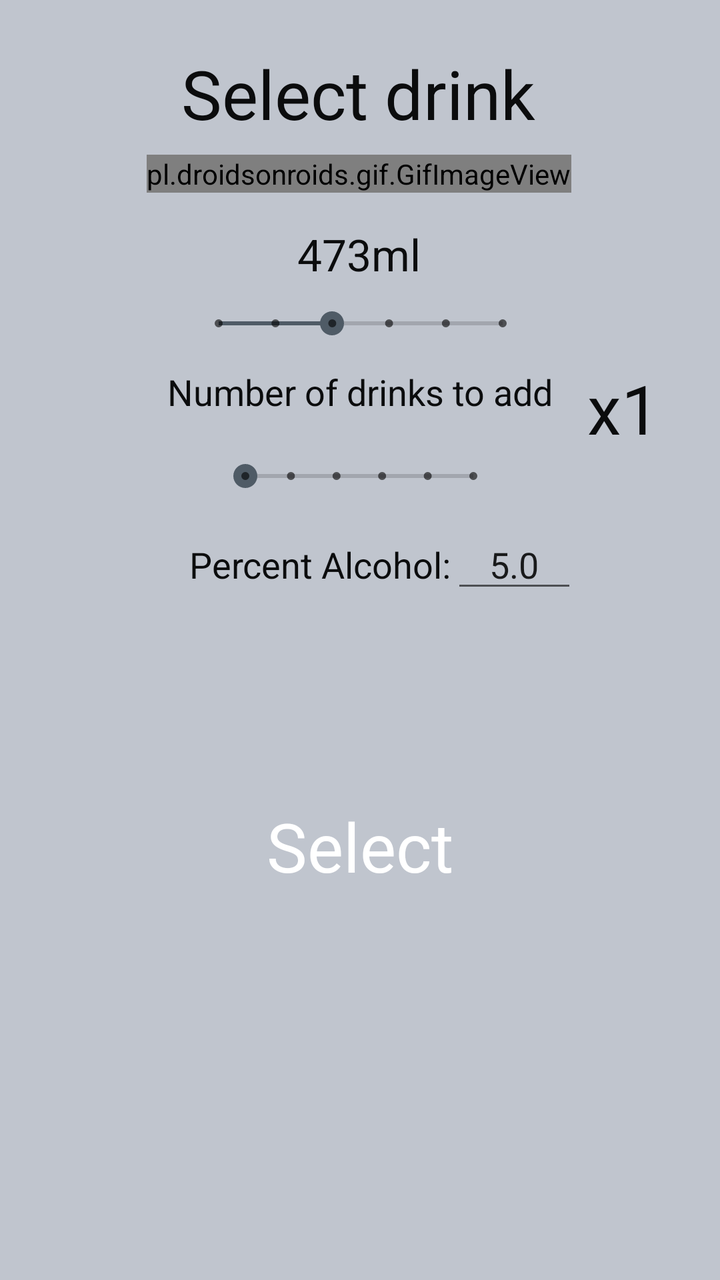
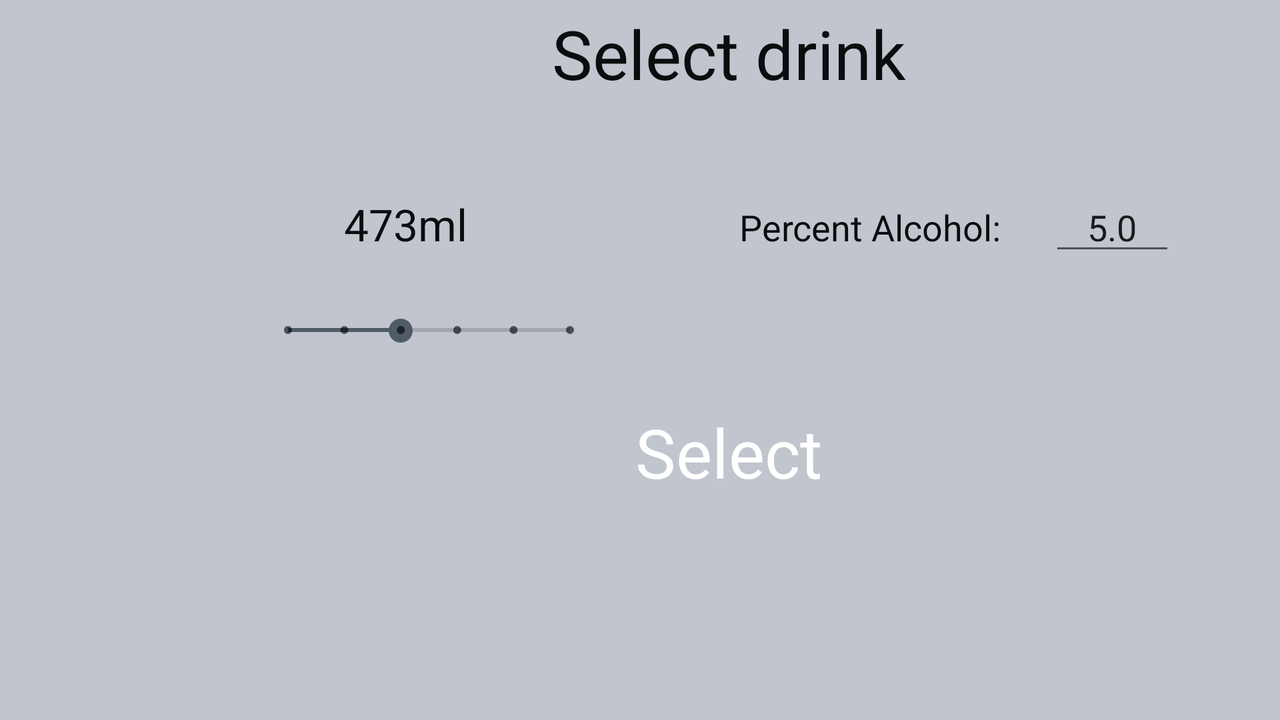

An Android layout and its configuration variant, each rendered on a device that would load it. The default file and the variant file are quoted in full after the pictures.
<!-- AndroidManifest.xml: application theme AppTheme -->
<!-- res/layout/beer_wizard_fragment.xml -->
<?xml version="1.0" encoding="utf-8"?>
<layout xmlns:android="http://schemas.android.com/apk/res/android"
    xmlns:app="http://schemas.android.com/apk/res-auto"
    xmlns:tools="http://schemas.android.com/tools"
    tools:context="com.example.android.frag.BeerWizardFragment">

    <androidx.constraintlayout.widget.ConstraintLayout
        android:layout_width="match_parent"
        android:layout_height="match_parent"
        android:background="@color/lightest"
        android:orientation="vertical">


        <TextView
            android:id="@+id/text_prompt_label"
            android:layout_width="wrap_content"
            android:layout_height="wrap_content"
            android:layout_marginTop="24dp"
            android:text="Select drink"
            android:textAppearance="@style/TextAppearance.AppCompat.Display1"
            android:textColor="@color/black"
            app:layout_constraintEnd_toEndOf="parent"
            app:layout_constraintHorizontal_bias="0.495"
            app:layout_constraintStart_toStartOf="parent"
            app:layout_constraintTop_toTopOf="parent" />

        <SeekBar
            android:id="@+id/seekbar_beer_ml"
            style="@style/Widget.AppCompat.SeekBar.Discrete"
            android:layout_width="174dp"
            android:layout_height="16dp"
            android:layout_marginTop="12dp"
            android:max="5"
            android:progress="2"
            app:layout_constraintEnd_toEndOf="parent"
            app:layout_constraintHorizontal_bias="0.502"
            app:layout_constraintStart_toStartOf="parent"
            app:layout_constraintTop_toBottomOf="@+id/text_beer_ml" />

        <SeekBar
            android:id="@+id/seekbar_num_drinks"
            style="@style/Widget.AppCompat.SeekBar.Discrete"
            android:layout_width="146dp"
            android:layout_height="20dp"
            android:layout_marginTop="20dp"
            android:max="5"
            android:progress="0"
            app:layout_constraintEnd_toEndOf="parent"
            app:layout_constraintHorizontal_bias="0.498"
            app:layout_constraintStart_toStartOf="parent"
            app:layout_constraintTop_toBottomOf="@+id/textview_num_drink_label" />

        <pl.droidsonroids.gif.GifImageView
            android:id="@+id/imageView"
            android:layout_width="wrap_content"
            android:layout_height="wrap_content"
            android:layout_marginTop="8dp"
            android:background="@drawable/full_beer"
            android:text=""
            app:layout_constraintEnd_toEndOf="parent"
            app:layout_constraintHorizontal_bias="0.496"
            app:layout_constraintStart_toStartOf="parent"
            app:layout_constraintTop_toBottomOf="@+id/text_prompt_label" />

        <TextView
            android:id="@+id/text_beer_ml"
            android:layout_width="wrap_content"
            android:layout_height="wrap_content"
            android:layout_marginTop="16dp"
            android:text="473ml"
            android:textAppearance="@style/TextAppearance.AppCompat.Large"
            android:textColor="@color/black"
            app:layout_constraintEnd_toEndOf="parent"
            app:layout_constraintHorizontal_bias="0.498"
            app:layout_constraintStart_toStartOf="parent"
            app:layout_constraintTop_toBottomOf="@+id/imageView" />

        <TextView
            android:id="@+id/text_abv_label"
            android:layout_width="wrap_content"
            android:layout_height="0dp"
            android:layout_marginTop="22dp"
            android:text="Percent Alcohol:"
            android:textAppearance="@style/TextAppearance.AppCompat.Medium"
            android:textColor="@color/black"
            app:layout_constraintEnd_toEndOf="parent"
            app:layout_constraintHorizontal_bias="0.414"
            app:layout_constraintStart_toStartOf="parent"
            app:layout_constraintTop_toBottomOf="@+id/seekbar_num_drinks" />

        <EditText
            android:id="@+id/edittext_abv"
            android:layout_width="63dp"
            android:layout_height="45dp"
            android:gravity="bottom|center_horizontal"
            android:inputType="numberDecimal"
            android:text="5.0"
            android:textAppearance="@style/TextAppearance.AppCompat.Medium"
            app:layout_constraintBaseline_toBaselineOf="@+id/text_abv_label"
            app:layout_constraintEnd_toEndOf="parent"
            app:layout_constraintHorizontal_bias="0.0"
            app:layout_constraintStart_toEndOf="@+id/text_abv_label" />


        <Button
            android:id="@+id/button_select_drink"
            android:layout_width="113dp"
            android:layout_height="61dp"
            android:layout_marginBottom="88dp"
            android:background="@drawable/button_style"
            android:text="Select"
            android:textAppearance="@style/TextAppearance.AppCompat.Display1"
            android:textColor="#FFFFFF"
            app:layout_constraintBottom_toBottomOf="parent"
            app:layout_constraintEnd_toEndOf="parent"
            app:layout_constraintStart_toStartOf="parent"
            app:layout_constraintTop_toBottomOf="@+id/text_abv_label" />

        <TextView
            android:id="@+id/textview_num_drink_label"
            android:layout_width="wrap_content"
            android:layout_height="wrap_content"
            android:layout_marginTop="14dp"
            android:text="Number of drinks to add"
            android:textColor="@color/black"
            android:textAppearance="@style/TextAppearance.AppCompat.Medium"
            app:layout_constraintEnd_toEndOf="parent"
            app:layout_constraintStart_toStartOf="parent"
            app:layout_constraintTop_toBottomOf="@+id/seekbar_beer_ml" />

        <TextView
            android:id="@+id/textview_num_drinks"
            android:layout_width="wrap_content"
            android:layout_height="wrap_content"
            android:layout_marginStart="8dp"
            android:layout_marginTop="112dp"
            android:text="x1"
            android:textAppearance="@style/TextAppearance.AppCompat.Display1"
            android:textColor="@color/black"
            app:layout_constraintStart_toEndOf="@+id/imageView"
            app:layout_constraintTop_toBottomOf="@+id/text_prompt_label" />


    </androidx.constraintlayout.widget.ConstraintLayout>

</layout>
<!-- resources referenced by this layout -->
<resources>
  <color name="black">#0B0C0D</color>
  <color name="lightest">#c0c5ce</color>
  <!-- drawable button_style (drawable) -->
  <?xml version="1.0" encoding="utf-8"?>
  <selector xmlns:android="http://schemas.android.com/apk/res/android">
          <item>
              <shape>
                  <solid android:color="@color/soft_black" />
                  <size
                      android:width="165dp"
                      android:height="40dp" />
                  <corners android:radius="20dp" />
              </shape>
          </item>
  </selector>
  <!-- drawable full_beer: gif bitmap (drawable, 31320 bytes) -->
  <style name="AppTheme" parent="Theme.AppCompat.Light.NoActionBar">
          
          <item name="colorPrimary">@color/medium</item>
          <item name="colorPrimaryDark">@color/darkest</item>
          <item name="colorAccent">@color/dark</item>
  
      </style>
  <color name="medium">#65737e </color>
  <color name="darkest">#343d46 </color>
  <color name="dark">#4f5b66 </color>
</resources>
<!-- res/layout-land/beer_wizard_fragment.xml (the repository's variant of the layout above) -->
<!-- drawn on the phone turned sideways -->
<?xml version="1.0" encoding="utf-8"?>
<layout xmlns:android="http://schemas.android.com/apk/res/android"
    xmlns:app="http://schemas.android.com/apk/res-auto"
    xmlns:tools="http://schemas.android.com/tools"
    tools:context="com.example.android.frag.BeerWizardFragment">

    <androidx.constraintlayout.widget.ConstraintLayout
        android:layout_width="match_parent"
        android:layout_height="match_parent"
        android:background="@color/lightest"
        android:orientation="vertical">


        <TextView
            android:id="@+id/text_prompt_label"
            android:layout_width="wrap_content"
            android:layout_height="wrap_content"
            android:layout_marginStart="276dp"
            android:layout_marginTop="4dp"
            android:text="Select drink"
            android:textAppearance="@style/TextAppearance.AppCompat.Display1"
            android:textColor="@color/black"
            app:layout_constraintStart_toStartOf="parent"
            app:layout_constraintTop_toTopOf="parent" />

        <SeekBar
            android:id="@+id/seekbar_beer_ml"
            style="@style/Widget.AppCompat.SeekBar.Discrete"
            android:layout_width="173dp"
            android:layout_height="13dp"
            android:layout_marginStart="128dp"
            android:layout_marginTop="32dp"
            android:max="5"
            android:progress="2"
            app:layout_constraintStart_toStartOf="parent"
            app:layout_constraintTop_toBottomOf="@+id/text_beer_ml" />

        <TextView
            android:id="@+id/imageView"
            android:layout_width="104dp"
            android:layout_height="111dp"
            android:layout_marginStart="172dp"
            android:layout_marginTop="20dp"
            android:text=""
            app:layout_constraintStart_toStartOf="parent"
            app:layout_constraintTop_toBottomOf="@+id/seekbar_beer_ml" />

        <TextView
            android:id="@+id/text_beer_ml"
            android:layout_width="wrap_content"
            android:layout_height="wrap_content"
            android:layout_marginStart="172dp"
            android:text="473ml"
            android:textAppearance="@style/TextAppearance.AppCompat.Large"
            android:textColor="@color/black"
            app:layout_constraintBaseline_toBaselineOf="@+id/text_abv_label"
            app:layout_constraintStart_toStartOf="parent" />

        <TextView
            android:id="@+id/text_abv_label"
            android:layout_width="wrap_content"
            android:layout_height="0dp"
            android:layout_marginStart="136dp"
            android:layout_marginTop="52dp"
            android:text="Percent Alcohol:"
            android:textAppearance="@style/TextAppearance.AppCompat.Medium"
            android:textColor="@color/black"
            app:layout_constraintStart_toEndOf="@+id/text_beer_ml"
            app:layout_constraintTop_toBottomOf="@+id/text_prompt_label" />

        <EditText
            android:id="@+id/edittext_abv"
            android:layout_width="63dp"
            android:layout_height="45dp"
            android:layout_marginStart="24dp"
            android:gravity="bottom|center_horizontal"
            android:inputType="numberDecimal"
            android:text="5.0"
            android:textAppearance="@style/TextAppearance.AppCompat.Medium"
            app:layout_constraintBaseline_toBaselineOf="@+id/text_abv_label"
            app:layout_constraintStart_toEndOf="@+id/text_abv_label" />

        <Button
            android:id="@+id/button_select_drink"
            android:layout_width="113dp"
            android:layout_height="61dp"
            android:layout_marginStart="32dp"
            android:layout_marginTop="4dp"
            android:background="@drawable/button_style"
            android:text="Select"
            android:textAppearance="@style/TextAppearance.AppCompat.Display1"
            android:textColor="#FFFFFF"
            app:layout_constraintStart_toEndOf="@+id/imageView"
            app:layout_constraintTop_toTopOf="@+id/imageView" />

    </androidx.constraintlayout.widget.ConstraintLayout>

</layout>
<!-- resources referenced by the variant -->
<!-- as the phone turned sideways resolves them -->
<resources>
  <color name="black">#0B0C0D</color>
  <color name="lightest">#c0c5ce</color>
  <!-- drawable button_style (drawable) -->
  <?xml version="1.0" encoding="utf-8"?>
  <selector xmlns:android="http://schemas.android.com/apk/res/android">
          <item>
              <shape>
                  <solid android:color="@color/soft_black" />
                  <size
                      android:width="165dp"
                      android:height="40dp" />
                  <corners android:radius="20dp" />
              </shape>
          </item>
  </selector>
  <style name="AppTheme" parent="Theme.AppCompat.Light.NoActionBar">
          
          <item name="colorPrimary">@color/medium</item>
          <item name="colorPrimaryDark">@color/darkest</item>
          <item name="colorAccent">@color/dark</item>
  
      </style>
  <color name="medium">#65737e </color>
  <color name="darkest">#343d46 </color>
  <color name="dark">#4f5b66 </color>
</resources>
